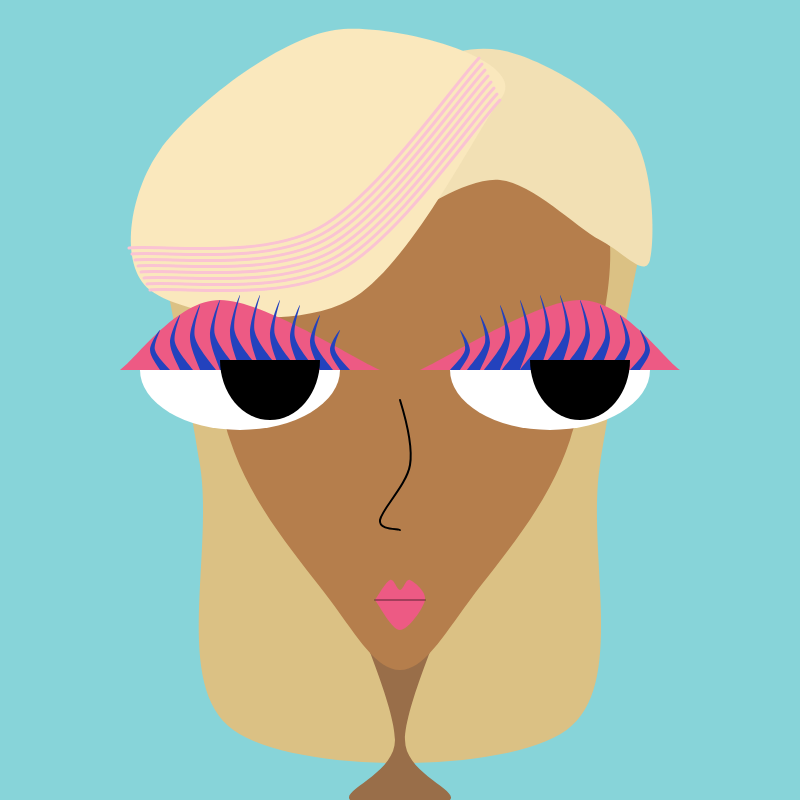
Frame 1 (no input)
Frame 60 (no input): identical to frame 1, image omitted
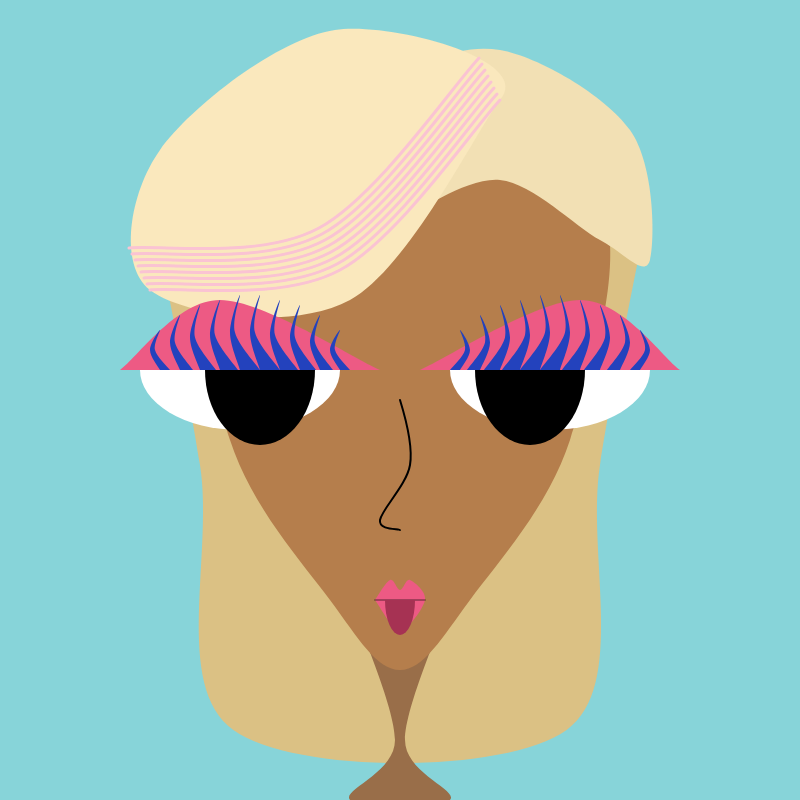
Frame 120 (the mouse pressed at the canvas centre since frame 60)

The p5.js sketch that drew these frames (run headless with seeded random() and noise() and a simulated clock; from frame 60 on, the mouse is pressed at the canvas centre):

// p5.js sketch
// ── sketch.js
// CONTROLS FOR VARIABILITY
// numbers: 1,2,3,4,5,6 to change different colors
// 1 changes the skin color
// 2 changes the eyelid color
// 3 changes the color of the back hair 
// 4 changes the background color
// 5 changes the color of the eyelashes
// 6 changes the color of the highlights
// letters: 'q' 'w' 'e' 'r'
// 'q' & 'w' to control the width of the hair
// 'q' increases the width
// 'w' decreases width as if hair is tied 
// 'e' & 'r' to control the length of the hair
// 'e' increases the length
// 'r' decreases the length
// press the avatar to switch to silly mood!
// have fun messing around with my avatar :)))


// variables
let faceCenterX = 400;
let faceCenterY = 400;
let lashLength;
let lashWidth;
let hairW = 500;
let hairL = 530;

// colors
let hairColor1;
let hairColor2;
let hairColor3;
let highlightColor;
let skinColor;
let neckColor;
let pinkMakeup;
let mascara;
let eyeWhite;
let eyePupil;
let bgColor;

let isSilly = false;

function setup() {
  createCanvas(800, 800);

  hairColor1 = color(219, 193, 132);
  hairColor2 = color(242, 224, 180);
  hairColor3 = color(250, 232, 189);
  highlightColor = color(250, 195, 211);
  skinColor = color(181, 126, 76);
  neckColor = color(153, 110, 73);
  pinkMakeup = color(237, 90, 132);
  mascara = color(35, 66, 189);
  eyeWhite = color(255);
  eyePupil = color(0);
  bgColor = color(135, 212, 217);
}

function draw() {
  background(bgColor);

  // 1 changes the skin color
  if (keyIsPressed && key === '1') {
    skinColor = color(random(120,230), random(80,180), random(50,130));
  }

  // 2 changes the eyelid color
  if (keyIsPressed && key === '2') {
    pinkMakeup = color(random(180,255), random(20,150), random(80,200));
  }

  // 3 changes the color of the back hair 
  if (keyIsPressed && key === '3') {
    hairColor1 = color(random(100,255), random(100,230), random(50,180));
  }

  // 4 changes the background color
  if (keyIsPressed && key === '4') {
    bgColor = color(random(255), random(255), random(255));
  }

  // 5 changes the color of the eyelashes
  if (keyIsPressed && key === '5') {
    mascara = color(random(255), random(255), random(255));
  }

  // 6 changes the color of the highlights
  if (keyIsPressed && key === '6') {
    highlightColor = color(random(255), random(255), random(255));
  }

  // q/w controls hair width (wider/narrower)
  if (keyIsPressed && key === 'q') {
    hairW += 2;
  }
  if (keyIsPressed && key === 'w') {
    hairW -= 2;
  }
  if (hairW > 505){
    hairW = 505; // to make sure hair isnt wider than the top of hair
  }

  // e/r controls hair length (longer/shorter)
  if (keyIsPressed && key === 'e') {
    hairL += 2;
  }
  if (keyIsPressed && key === 'r') {
    hairL -= 2;
  }

  // pupils of eyes will follow mouse
  let px = map(mouseX, 0, width, -15, 15);
  let py = map(mouseY, 0, height, -10, 10);

  backHair();
  neck();
  face();
  hairline();
  bangs();
  eyeShadow();
  leftLashes();
  rightLashes();
  eyes(px, py);
  drawNose();
  lips();
}



// FUNCTIONS TO USE IN DRAW

//to activate silly mood 
function mousePressed() {
  isSilly = !isSilly;
}

function backHair() {
  fill(hairColor1);
  noStroke();
  beginShape();
  curveVertex(400 - hairW/2, 200);
  curveVertex(400 - hairW/2, 200);
  curveVertex(400 - hairW/2 + 50, 200 + hairL/2);
  curveVertex(400 - hairW/3, 200 + hairL);
  curveVertex(400 + hairW/3, 200 + hairL);
  curveVertex(400 + hairW/2 - 50, 200 + hairL/2);
  curveVertex(400 + hairW/2, 200);
  curveVertex(400 + hairW/2, 200);
  endShape();
}

function neck() {
  fill(neckColor);
  noStroke();
  beginShape();
  curveVertex(350, 600);
  curveVertex(350, 600);
  curveVertex(395, 740);
  curveVertex(350, 800);
  curveVertex(450, 800);
  curveVertex(405, 740);
  curveVertex(450, 600);
  curveVertex(450, 600);
  endShape();
}

function face() {
  fill(skinColor);
  noStroke();
  beginShape();
  curveVertex(faceCenterX - 200, faceCenterY - 200);
  curveVertex(faceCenterX - 200, faceCenterY - 200);
  curveVertex(faceCenterX - 170, faceCenterY + 40);
  curveVertex(faceCenterX - 70,  faceCenterY + 200);
  curveVertex(faceCenterX,       faceCenterY + 270);
  curveVertex(faceCenterX + 70,  faceCenterY + 200);
  curveVertex(faceCenterX + 170, faceCenterY + 40);
  curveVertex(faceCenterX + 200, faceCenterY - 200);
  curveVertex(faceCenterX,       faceCenterY - 300);
  curveVertex(faceCenterX - 200, faceCenterY - 200);
  curveVertex(faceCenterX - 200, faceCenterY - 200);
  endShape();
}

function hairline() {
  fill(hairColor2);
  noStroke();
  beginShape();
  curveVertex(400, 220);
  curveVertex(400, 220);
  curveVertex(500, 180);
  curveVertex(600, 240);
  curveVertex(650, 260);
  curveVertex(630, 130);
  curveVertex(500, 50);
  curveVertex(400, 90);
  curveVertex(400, 220);
  curveVertex(400, 220);
  endShape();
}

function bangs() {
  fill(hairColor3);
  noStroke();
  beginShape();
  curveVertex(500, 100);
  curveVertex(500, 100);
  curveVertex(350, 300);
  curveVertex(150, 290);
  curveVertex(160, 150);
  curveVertex(335, 30);
  curveVertex(500, 100);
  curveVertex(120, 270);
  endShape();

  // highlights
  strokeWeight(3);
  stroke(highlightColor);
  noFill();
  for (let i = 0; i < 8; i++) {
    let offsetUp = i * 6;
    let offsetLeft = i * 3;
    beginShape();
    curveVertex(500 - offsetLeft, 100 - offsetUp);
    curveVertex(500 - offsetLeft, 100 - offsetUp);
    curveVertex(340 - offsetLeft, 270 - offsetUp);
    curveVertex(150 - offsetLeft, 290 - offsetUp);
    curveVertex(150 - offsetLeft, 290 - offsetUp);
    endShape();
  }
}

function eyeShadow() {
  fill(pinkMakeup);
  noStroke();
  beginShape();
  curveVertex(380, 370);
  curveVertex(380, 370);
  curveVertex(220, 300);
  curveVertex(120, 370);
  curveVertex(120, 370);
  endShape();

  beginShape();
  curveVertex(420, 370);
  curveVertex(420, 370);
  curveVertex(580, 300);
  curveVertex(680, 370);
  curveVertex(680, 370);
  endShape();
}

function leftLashes() {
  fill(mascara);
  noStroke();
  push();
  for (let i = 0; i < 10; i++) {
    if (i == 0 || i == 9) {
      lashLength = 40;
      lashWidth = 10;
    } else if (i == 1 || i == 8) {
      lashLength = 55;
      lashWidth = 13;
    } else if (i == 2 || i == 7) {
      lashLength = 65;
      lashWidth = 16;
    } else if (i == 3 || i == 6) {
      lashLength = 70;
      lashWidth = 18;
    } else {
      lashLength = 75;
      lashWidth = 20;
    }
    beginShape();
    curveVertex(340, 370);
    curveVertex(340, 370);
    curveVertex(330, 370 - lashLength * 0.5);
    curveVertex(340, 370 - lashLength);
    curveVertex(335, 370 - lashLength * 0.5);
    curveVertex(340 + lashWidth, 370);
    curveVertex(340 + lashWidth, 370);
    endShape();
    translate(-20, 0);
  }
  pop();
}

function rightLashes() {
  fill(mascara);
  noStroke();
  push();
  translate(460, 370);
  for (let i = 0; i < 10; i++) {
    if (i == 0 || i == 9) {
      lashLength = 40;
      lashWidth = 10;
    } else if (i == 1 || i == 8) {
      lashLength = 55;
      lashWidth = 13;
    } else if (i == 2 || i == 7) {
      lashLength = 65;
      lashWidth = 16;
    } else if (i == 3 || i == 6) {
      lashLength = 70;
      lashWidth = 18;
    } else {
      lashLength = 75;
      lashWidth = 20;
    }
    beginShape();
    curveVertex(0, 0);
    curveVertex(0, 0);
    curveVertex(10, -lashLength * 0.5);
    curveVertex(0, -lashLength);
    curveVertex(5, -lashLength * 0.5);
    curveVertex(-lashWidth, 0);
    curveVertex(-lashWidth, 0);
    endShape();
    translate(20, 0);
  }
  pop();
}

function eyes(px, py) {
  fill(eyeWhite);
  noStroke();
  arc(240, 370, 200, 120, 0, PI);
  arc(550, 370, 200, 120, 0, PI);

  fill(eyePupil);
  if (isSilly) {
    arc(260 + px * 0.3, 370, 110, 150, 0, PI);
    arc(530 - px * 0.3, 370, 110, 150, 0, PI);
  } else {
    arc(285 + px, 370 + py, 100, 120, 0, PI);
    arc(595 + px, 370 + py, 100, 120, 0, PI);
  }
}

function drawNose() {
  noFill();
  stroke(0);
  strokeWeight(2);
  beginShape();
  curveVertex(390, 400);
  curveVertex(width/2, height/2);
  curveVertex(410, 465);
  curveVertex(380, 520);
  curveVertex(400, 530);
  curveVertex(380, 530);
  endShape();
}

function lips() {
  let bigLips = false;
  if (mouseX > 370 && mouseX < 430 && mouseY > 575 && mouseY < 635) {
    bigLips = true;
  }

  fill(pinkMakeup);
  noStroke();

  push();
  translate(400, 600);
  if (bigLips) {
    scale(1.4);
  }
  translate(-400, -600);
  beginShape();
  curveVertex(375, 600);
  curveVertex(375, 600);
  curveVertex(390, 580);
  curveVertex(400, 590);
  curveVertex(410, 580);
  curveVertex(425, 600);
  curveVertex(400, 630);
  curveVertex(375, 600);
  curveVertex(375, 600);
  endShape();
  stroke(0, 80);
  strokeWeight(2);
  line(375, 600, 425, 600);
  pop();

  // tongue out!!
  if (isSilly) {
    fill(166, 50, 83);
    noStroke();
    if (bigLips) {
      arc(400, 600, 40, 100, 0, PI);
    } else {
      arc(400, 600, 30, 70, 0, PI);
    }
  }
}
